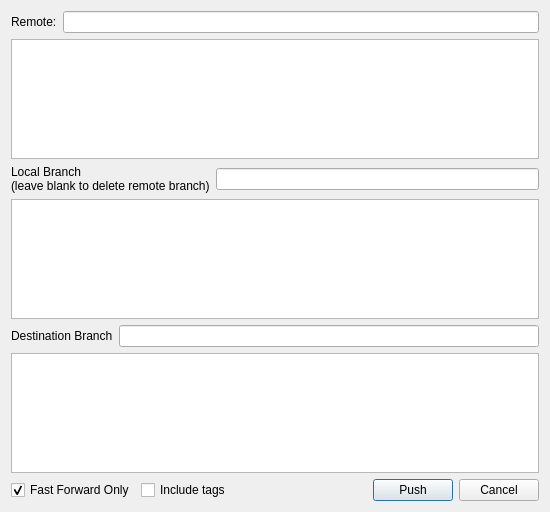
<ui version="4.0" >
 <class>PushDialog</class>
 <widget class="QDialog" name="PushDialog" >
  <property name="geometry" >
   <rect>
    <x>0</x>
    <y>0</y>
    <width>550</width>
    <height>512</height>
   </rect>
  </property>
  <property name="windowTitle" >
   <string>Push</string>
  </property>
  <layout class="QVBoxLayout" >
   <item>
    <layout class="QHBoxLayout" >
     <item>
      <widget class="QLabel" name="label" >
       <property name="text" >
        <string>Remote:</string>
       </property>
      </widget>
     </item>
     <item>
      <widget class="QLineEdit" name="remoteText" />
     </item>
    </layout>
   </item>
   <item>
    <widget class="QListWidget" name="remoteList" />
   </item>
   <item>
    <layout class="QHBoxLayout" >
     <item>
      <widget class="QLabel" name="label_2" >
       <property name="text" >
        <string>Local Branch
(leave blank to delete remote branch)</string>
       </property>
      </widget>
     </item>
     <item>
      <widget class="QLineEdit" name="localBranchText" >
       <property name="text" >
        <string/>
       </property>
      </widget>
     </item>
    </layout>
   </item>
   <item>
    <widget class="QListWidget" name="localBranchList" />
   </item>
   <item>
    <layout class="QHBoxLayout" >
     <item>
      <widget class="QLabel" name="label_3" >
       <property name="text" >
        <string>Destination Branch</string>
       </property>
      </widget>
     </item>
     <item>
      <widget class="QLineEdit" name="remoteBranchText" />
     </item>
    </layout>
   </item>
   <item>
    <widget class="QListWidget" name="remoteBranchList" />
   </item>
   <item>
    <layout class="QHBoxLayout" >
     <item>
      <widget class="QCheckBox" name="allowFFOnlyCheckBox" >
       <property name="text" >
        <string>Fast Forward Only</string>
       </property>
       <property name="checked">
        <bool>true</bool>
       </property>
      </widget>
     </item>
     <item>
      <widget class="QCheckBox" name="tagsCheckBox" >
       <property name="text" >
        <string>Include tags</string>
       </property>
      </widget>
     </item>
     <item>
      <spacer>
       <property name="orientation" >
        <enum>Qt::Horizontal</enum>
       </property>
       <property name="sizeHint" >
        <size>
         <width>40</width>
         <height>20</height>
        </size>
       </property>
      </spacer>
     </item>
     <item>
      <widget class="QPushButton" name="pushButton" >
       <property name="text" >
        <string>Push</string>
       </property>
      </widget>
     </item>
     <item>
      <widget class="QPushButton" name="cancelButton" >
       <property name="text" >
        <string>Cancel</string>
       </property>
      </widget>
     </item>
    </layout>
   </item>
  </layout>
 </widget>
 <resources/>
 <connections/>
</ui>
